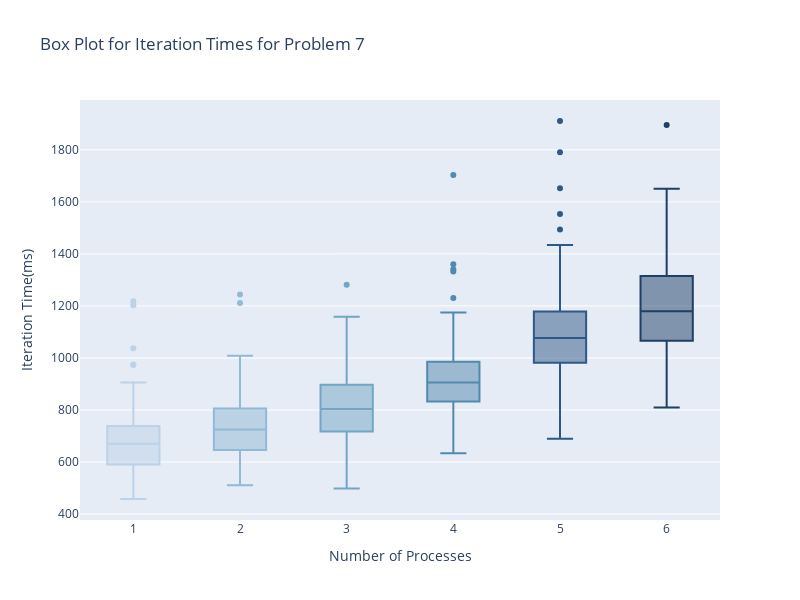

Write notebook code for a chart like this one.
### Code cell
# For problem 7
nb_processes_set = {solver.nb_processes for solver in prob_7_solvers}
nb_processes_to_iteration_times = {
    nb_process: [
        sol.iteration_time
        for solver in prob_7_solvers for sol in solver.solutions_cache if solver.nb_processes == nb_process
        if sol.iteration_time > 1e-5
    ] 
    for nb_process in nb_processes_set
} 

# Box plot for iteration times per number of process for degree of destruction = 2
fig = go.Figure()
for nb_proc, times in nb_processes_to_iteration_times.items():
    y_values = [t * 1000 for t in times]
    fig.add_trace(go.Box(y=y_values, name=nb_proc, marker_color=proc_colors[nb_proc - 1], showlegend=False))
    fig.update_xaxes(title_text="Number of Processes")
    fig.update_yaxes(title_text="Iteration Time(ms)")

fig.update_layout(height=600, width=800, title_text="Box Plot for Iteration Times for Problem 7")
